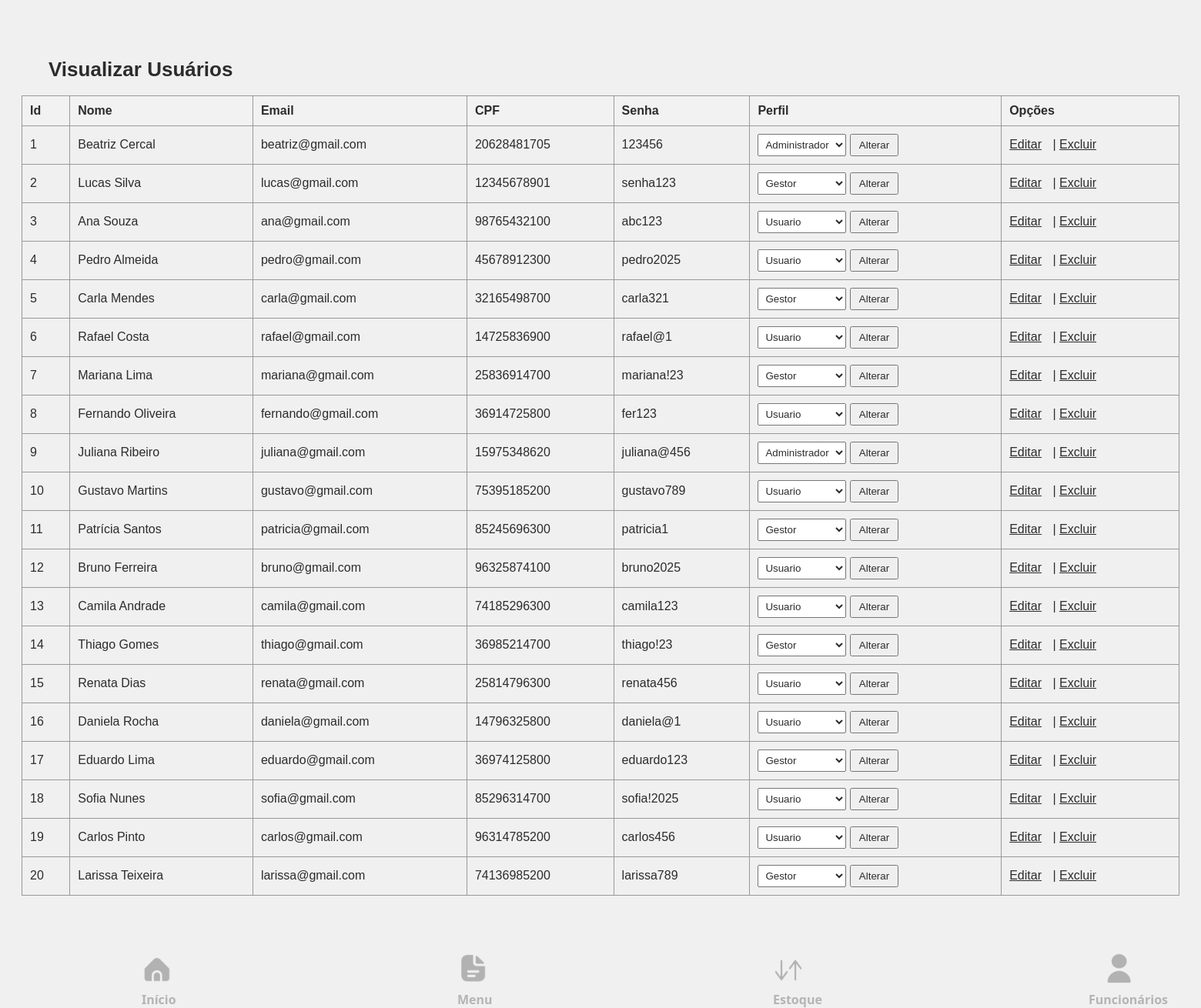
The app's page /public/admin/visualizar_user.php with its own data.
### tables this page shows
CREATE TABLE IF NOT EXISTS `usuarios` (
    `idusuarios` INT PRIMARY KEY NOT NULL AUTO_INCREMENT,
    `nome_usuarios` VARCHAR(87) NOT NULL,
    `email_usuarios` VARCHAR(87) NOT NULL UNIQUE,
    `senha_usuarios` VARCHAR(87) NOT NULL,
    `cpf_usuarios` CHAR(11) NOT NULL,
    `perfil` ENUM('Gestor', 'Usuario', 'Administrador') NOT NULL DEFAULT 'usuario',
    `foto_usuarios` VARCHAR(255) DEFAULT NULL,
    telefone_usuario VARCHAR(20) NULL,
	endereco_usuario VARCHAR(255) NULL
);

### public/admin/visualizar_user.php (the view, shortened to what this page needs)
<?php
include_once __DIR__ . '/../../db/conn.php';
$query = "SELECT * FROM usuarios";
$result = mysqli_query($conn, $query);
?>
<!DOCTYPE html>
<html lang="pt-br">
<head>
    <link rel="stylesheet" href="../style/pagina_inicial.css">
</head>
<body>
    <a href="admin.php" style="text-decoration: none;"><h1>Visualizar Usuários</h1></a>
    <table>
        <tr>
            <th>Id</th>
            <th>Nome</th>
            <th>Email</th>
            <th>CPF</th>
            <th>Senha</th>
            <th>Perfil</th>
            <th>Opções</th>
        </tr>
        <?php while ($row = mysqli_fetch_assoc($result)) : ?>
            <tr>
                <td><?php echo $row['idusuarios']; ?></td>
                <td><?php echo $row['nome_usuarios']; ?></td>
                <td><?php echo $row['email_usuarios']; ?></td>
                <td><?php echo $row['cpf_usuarios']; ?></td>
                <td><?php echo $row['senha_usuarios']; ?></td>
                <td>
                    <form method="POST">
                        <select name="perfil">
                            <option value="Usuario" <?php if ($row['perfil'] == 'Usuario') echo 'selected'; ?>>Usuario</option>
                            <option value="Gestor" <?php if ($row['perfil'] == 'Gestor') echo 'selected'; ?>>Gestor</option>
                            <option value="Administrador" <?php if ($row['perfil'] == 'Administrador') echo 'selected'; ?>>Administrador</option>
                        </select>
                        <button type="submit">Alterar</button>
                    </form>
                </td>
                <td class="action-buttons">
                    <a href="editar_user_id.php?id=<?php echo $row['idusuarios']; ?>">Editar</a>  |
                    <a href="visualizar_user.php?id=<?php echo $row['idusuarios']; ?>" onclick="return confirm('Tem certeza que deseja excluir este usuário?');">Excluir</a>
                </td>
            </tr>
        <?php endwhile; ?>
    </table>
    <div class="container-menu-bar">
        <div class="sections-menu-bar" id="press-effect">
            <img src="/SA-SmartTrain/src/assets/images/inicio-bar.png" alt="">
            <div id="incio">
                <a href="../pagina_inicial.php"><span>Início</span></a>
            </div>
        </div>
        <div class="sections-menu-bar" id="press-effect">
            <img src="/SA-SmartTrain/src/assets/images/menu-bar.png" alt="">
            <a href="../documentacoes.html"><span>Menu</span></a>
        </div>
        <div class="sections-menu-bar" id="press-effect">
            <img src="/SA-SmartTrain/src/assets/images/estoque-bar.png" alt="">
            <a href="relatorios_e_analises.html"><span>Estoque</span></a>
        </div>
        <div class="sections-menu-bar" id="press-effect">
            <div id="funcionarios"><img src="/SA-SmartTrain/src/assets/images/funcionarios-bar.png" alt=""></div>
            <a href="/SA-SmartTrain/funcionarios.html"><span>Funcionários</span></a>
        </div>
    </div>
</body>
</html>

### style/pagina_inicial.css (style rules this page uses)
* { color: #2C2C2C; }
body { background-color: #F0F0F0; overflow: hidden; }
h1 { margin-left: 35px; font-family: Arial, Helvetica, sans-serif; font-size: 26px; font-weight: bold; }
.container-menu-bar { position: relative; display: flex; justify-content: center; width: 100vw; height: 60px; gap: 350px; }
.sections-menu-bar { position: relative; bottom: -40px; left: 6px; width: 50px; height: 50px; margin-left: 10px; opacity: 0.3; }
.sections-menu-bar span { position: relative; left: 5px; font-family: system-ui, -apple-system, BlinkMacSystemFont, 'Segoe UI', Roboto, Oxygen, Ubuntu, Cantarell, 'Open Sans', 'Helvetica Neue', sans-serif; font-weight: 600; }
.sections-menu-bar a { text-decoration: none; }
.container-menu-bar img { width: 100%; }
#funcionarios { position: relative; left: 20px; }

### public/admin/visualizar_user.php (style rules this page uses)
* { color: #2C2C2C; }
h1 { margin-left: 35px; font-family: Arial, Helvetica, sans-serif; font-size: 26px; font-weight: bold; }
body { font-family: Arial, Helvetica, sans-serif; background-color: #F0F0F0; padding: 20px; overflow-x: hidden; }
table { width: 100%; border-collapse: collapse; margin-bottom: 30px; }
table, th, td { border: 1px solid #999; }
th, td { padding: 10px; text-align: left; }
th { background-color: #f2f2f2; }
select { padding: 5px; }
button { padding: 5px 10px; cursor: pointer; }
.action-buttons a { margin-right: 10px; }
.container-menu-bar { position: relative; display: flex; justify-content: center; width: 100vw; height: 60px; gap: 350px; }
.sections-menu-bar { position: relative; bottom: -40px; left: 6px; width: 50px; height: 50px; margin-left: 10px; opacity: 0.3; }
.sections-menu-bar span { position: relative; left: 5px; font-family: system-ui, -apple-system, BlinkMacSystemFont, 'Segoe UI', Roboto, Oxygen, Ubuntu, Cantarell, 'Open Sans', 'Helvetica Neue', sans-serif; font-weight: 600; }
.sections-menu-bar a { text-decoration: none; }
.container-menu-bar img { width: 100%; }
#funcionarios { position: relative; left: 20px; }

### records on screen
usuarios: idusuarios "1", nome_usuarios "Beatriz Cercal", email_usuarios "beatriz@gmail.com", cpf_usuarios "20628481705", senha_usuarios "123456", perfil "Administrador"
usuarios: idusuarios "2", nome_usuarios "Lucas Silva", email_usuarios "lucas@gmail.com", cpf_usuarios "12345678901", senha_usuarios "senha123", perfil "Gestor"
usuarios: idusuarios "3", nome_usuarios "Ana Souza", email_usuarios "ana@gmail.com", cpf_usuarios "98765432100", senha_usuarios "abc123", perfil "Usuario"
usuarios: idusuarios "4", nome_usuarios "Pedro Almeida", email_usuarios "pedro@gmail.com", cpf_usuarios "45678912300", senha_usuarios "pedro2025", perfil "Usuario"
usuarios: idusuarios "5", nome_usuarios "Carla Mendes", email_usuarios "carla@gmail.com", cpf_usuarios "32165498700", senha_usuarios "carla321", perfil "Gestor"
usuarios: idusuarios "6", nome_usuarios "Rafael Costa", email_usuarios "rafael@gmail.com", cpf_usuarios "14725836900", senha_usuarios "rafael@1", perfil "Usuario"
usuarios: idusuarios "7", nome_usuarios "Mariana Lima", email_usuarios "mariana@gmail.com", cpf_usuarios "25836914700", senha_usuarios "mariana!23", perfil "Gestor"
usuarios: idusuarios "8", nome_usuarios "Fernando Oliveira", email_usuarios "fernando@gmail.com", cpf_usuarios "36914725800", senha_usuarios "fer123", perfil "Usuario"
usuarios: idusuarios "9", nome_usuarios "Juliana Ribeiro", email_usuarios "juliana@gmail.com", cpf_usuarios "15975348620", senha_usuarios "juliana@456", perfil "Administrador"
usuarios: idusuarios "10", nome_usuarios "Gustavo Martins", email_usuarios "gustavo@gmail.com", cpf_usuarios "75395185200", senha_usuarios "gustavo789", perfil "Usuario"
usuarios: idusuarios "11", nome_usuarios "Patrícia Santos", email_usuarios "patricia@gmail.com", cpf_usuarios "85245696300", senha_usuarios "patricia1", perfil "Gestor"
usuarios: idusuarios "12", nome_usuarios "Bruno Ferreira", email_usuarios "bruno@gmail.com", cpf_usuarios "96325874100", senha_usuarios "bruno2025", perfil "Usuario"
usuarios: idusuarios "13", nome_usuarios "Camila Andrade", email_usuarios "camila@gmail.com", cpf_usuarios "74185296300", senha_usuarios "camila123", perfil "Usuario"
usuarios: idusuarios "14", nome_usuarios "Thiago Gomes", email_usuarios "thiago@gmail.com", cpf_usuarios "36985214700", senha_usuarios "thiago!23", perfil "Gestor"
usuarios: idusuarios "15", nome_usuarios "Renata Dias", email_usuarios "renata@gmail.com", cpf_usuarios "25814796300", senha_usuarios "renata456", perfil "Usuario"
usuarios: idusuarios "16", nome_usuarios "Daniela Rocha", email_usuarios "daniela@gmail.com", cpf_usuarios "14796325800", senha_usuarios "daniela@1", perfil "Usuario"
usuarios: idusuarios "17", nome_usuarios "Eduardo Lima", email_usuarios "eduardo@gmail.com", cpf_usuarios "36974125800", senha_usuarios "eduardo123", perfil "Gestor"
usuarios: idusuarios "18", nome_usuarios "Sofia Nunes", email_usuarios "sofia@gmail.com", cpf_usuarios "85296314700", senha_usuarios "sofia!2025", perfil "Usuario"
usuarios: idusuarios "19", nome_usuarios "Carlos Pinto", email_usuarios "carlos@gmail.com", cpf_usuarios "96314785200", senha_usuarios "carlos456", perfil "Usuario"
usuarios: idusuarios "20", nome_usuarios "Larissa Teixeira", email_usuarios "larissa@gmail.com", cpf_usuarios "74136985200", senha_usuarios "larissa789", perfil "Gestor"
